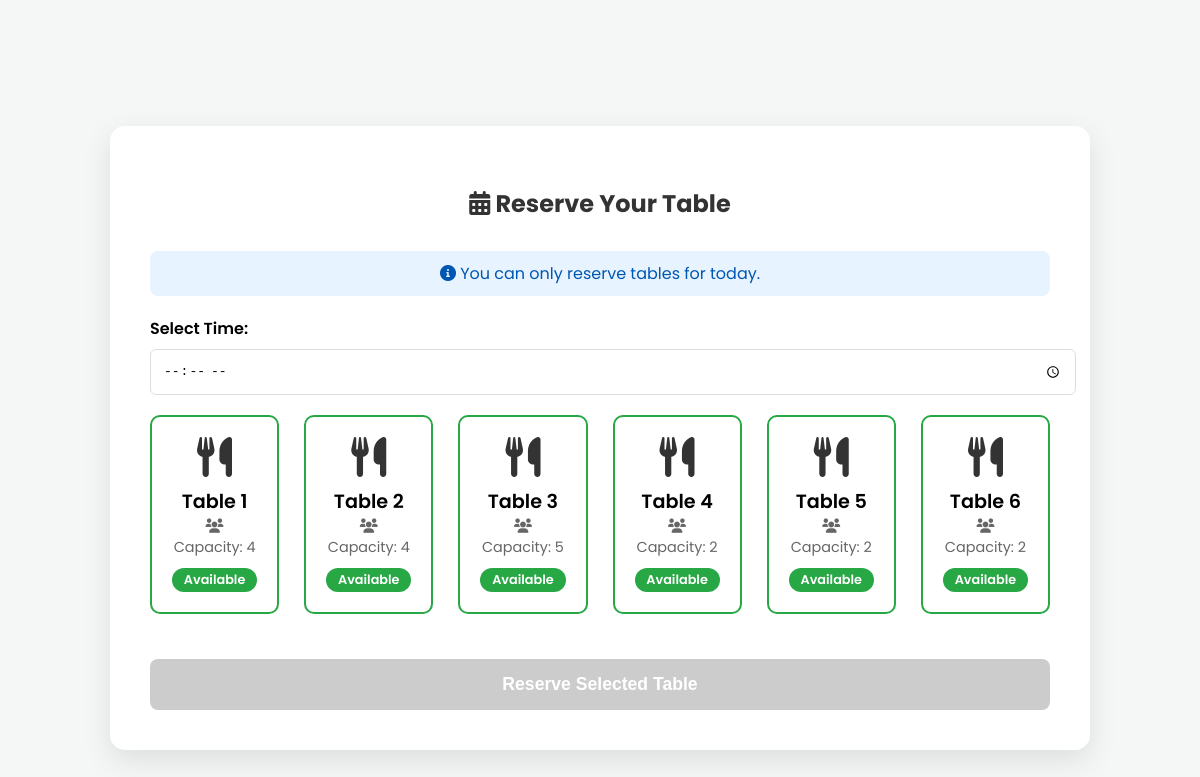
The app's page /reservation.php with its own data.
### tables this page shows
CREATE TABLE `reservation` (
  `table_id` int(11) NOT NULL,
  `table_number` int(11) NOT NULL,
  `capacity` int(11) NOT NULL,
  `table_status` enum('Available','Reserved') DEFAULT 'Available'
);

### reservation.php (the view, shortened to what this page needs)
<?php
$conn = new mysqli("localhost", "root", "", "restaurant");
$tablesResult = $conn->query("SELECT * FROM reservation");
$tables = [];
while ($row = $tablesResult->fetch_assoc()) {
    $tables[] = $row;
}
?>
<!DOCTYPE html>
<html>
<head>
    <link rel="stylesheet" href="https://cdnjs.cloudflare.com/ajax/libs/font-awesome/6.0.0-beta3/css/all.min.css">
</head>
<body>
<div class="container">
    <h2><i class="fas fa-calendar-alt"></i> Reserve Your Table</h2>
    <div class="today-notice">
        <i class="fas fa-info-circle"></i> You can only reserve tables for today.
    </div>
    <form method="POST" action="" id="reservationForm" autocomplete="off">
        <div class="form-group">
            <label for="reservation_time">Select Time:</label>
            <input type="time" id="reservation_time" name="reservation_time" required min="11:00" max="22:00">
        </div>
        <div class="restaurant-layout">
            <?php foreach ($tables as $table): ?>
                <div class="table <?= strtolower($table['table_status']) ?>" data-table-id="<?= $table['table_id'] ?>">
                    <i class="fas fa-utensils"></i>
                    <div class="table-number">Table <?= htmlspecialchars($table['table_number']) ?></div>
                    <div class="table-capacity"><i class="fas fa-users"></i> Capacity: <?= htmlspecialchars($table['capacity']) ?></div>
                    <div class="table-status <?= strtolower($table['table_status']) ?>"><?= htmlspecialchars($table['table_status']) ?></div>
                </div>
            <?php endforeach; ?>
        </div>
        <input type="submit" value="Reserve Selected Table" id="reserveBtn" disabled>
    </form>
</div>
</body>
</html>

### reservation.php (style rules this page uses)
body { font-family: 'Poppins', sans-serif; background-color: #f4f7f6; background-image: url('tables.jpg'); background-size: cover; display: flex; justify-content: center; align-items: center; min-height: 100vh; padding: 30px; }
.container { background: rgba(255, 255, 255, 0.9); padding: 40px; border-radius: 15px; max-width: 900px; width: 100%; box-shadow: 0 10px 30px rgba(0,0,0,0.1); backdrop-filter: blur(5px); }
h2 { text-align: center; color: #333; margin-bottom: 30px; }
.restaurant-layout { display: grid; grid-template-columns: repeat(auto-fill, minmax(120px, 1fr)); gap: 25px; margin-bottom: 30px; }
.table { position: relative; background-color: #fff; border-radius: 10px; padding: 20px; text-align: center; cursor: pointer; transition: transform 0.3s, box-shadow 0.3s; border: 2px solid #e0e0e0; }
.table.available { border-color: #28a745; }
.table .fa-utensils { font-size: 2.5em; color: #333; margin-bottom: 10px; }
.table-number { font-weight: 600; font-size: 1.2em; }
.table-capacity { color: #666; font-size: 0.9em; }
.table-status { font-size: 0.8em; font-weight: 600; margin-top: 10px; padding: 3px 8px; border-radius: 12px; color: #fff; }
.table-status.available { background-color: #28a745; }
.form-group { margin-bottom: 20px; }
.form-group label { display: block; margin-bottom: 8px; font-weight: 600; }
.form-group input { width: 100%; padding: 12px; border: 1px solid #ddd; border-radius: 6px; font-size: 1em; }
input[type="submit"] { width: 100%; padding: 15px; margin-top: 15px; border-radius: 8px; border: none; background-color: #007bff; color: white; font-weight: bold; font-size: 1.1em; cursor: pointer; transition: background-color 0.3s; }
input[type="submit"]:disabled { background-color: #ccc; cursor: not-allowed; }
.today-notice { text-align: center; margin-bottom: 20px; padding: 10px; background-color: #e7f3ff; border-radius: 8px; color: #0056b3; }

### records on screen
reservation: table_number "1", capacity "4", table_status "Available"
reservation: table_number "2", capacity "4", table_status "Available"
reservation: table_number "3", capacity "5", table_status "Available"
reservation: table_number "4", capacity "2", table_status "Available"
reservation: table_number "5", capacity "2", table_status "Available"
reservation: table_number "6", capacity "2", table_status "Available"
